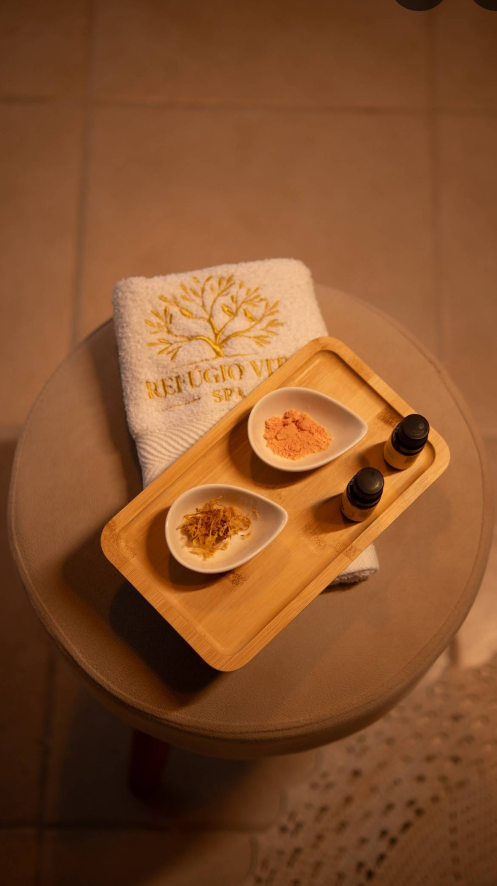
#> input picture refugio-vita-spa/referencias/fotos/bandeja-preparo.jpg, 994 x 1771 px (shown at 1/2 size); its folder holds 4 pictures in this run
$ python otimizar-fotos.py
#> lines starting #> are read from the running program, lines starting #| are printed output that depends on the picture
"""Gera as versões WebP das fotos (referencias/fotos/*.png|jpg) em public/fotos,
o logo em public/ e os ícones. Uso: npm run fotos"""
from pathlib import Path
from PIL import Image
import json
raiz = Path(__file__).resolve().parent.parent
origem = raiz / 'referencias' / 'fotos'
destino = raiz / 'public' / 'fotos'
destino.mkdir(parents=True, exist_ok=True)
info = {}
for f in sorted(list(origem.glob('*.png')) + list(origem.glob('*.jpg')) + list(origem.glob('*.jpeg'))):
    im = Image.open(f).convert('RGB')
#> im is the input picture: PIL image 994x1771 RGB; mean R, G, B 132, 80.7, 43.5
    for w in (480, 960):
        w2 = min(w, im.width)
        r = im.resize((w2, round(im.height * w2 / im.width)), Image.LANCZOS)
        r.save(destino / f'{f.stem}-{w}.webp', 'WEBP', quality=78, method=6)
#> this loop made 2 passes
#> pass 1, `r = im.resize((w2, round(im.height * w2 / im.width)), Image.LANCZOS)`:
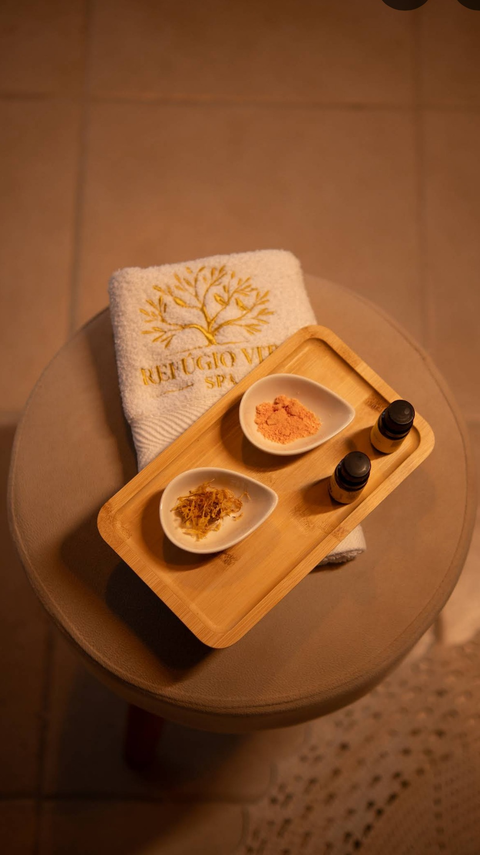
#> r: PIL image 480x855 RGB; mean R, G, B 132, 80.7, 43.5
    info[f.stem] = [im.width, im.height]
#> pass 2 of the loop `for f in sorted(list(origem.glob('*.png')) + list(origem.glob('*.jpg')..`:
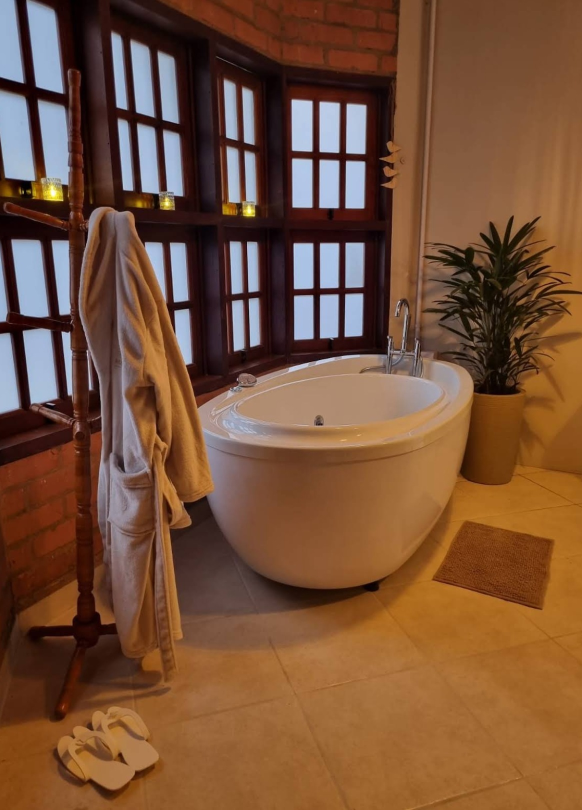
#> input picture refugio-vita-spa/referencias/fotos/banheira.jpg, 1164 x 1620 px (shown at 1/2 size)
#> im is the input picture: PIL image 1164x1620 RGB; mean R, G, B 118.9, 80.8, 56.1
#> the loop `for w in (480, 960):` made 2 passes
#> pass 1, `r = im.resize((w2, round(im.height * w2 / im.width)), Image.LANCZOS)`:
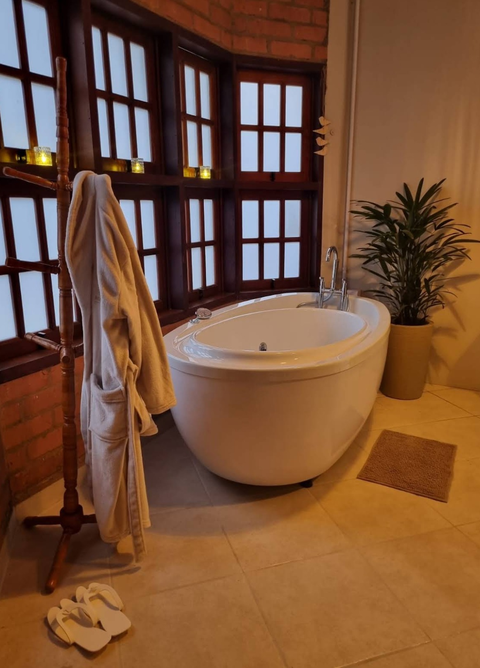
#> r: PIL image 480x668 RGB; mean R, G, B 118.9, 80.8, 56.1
#> pass 3 of the loop `for f in sorted(list(origem.glob('*.png')) + list(origem.glob('*.jpg')..`:
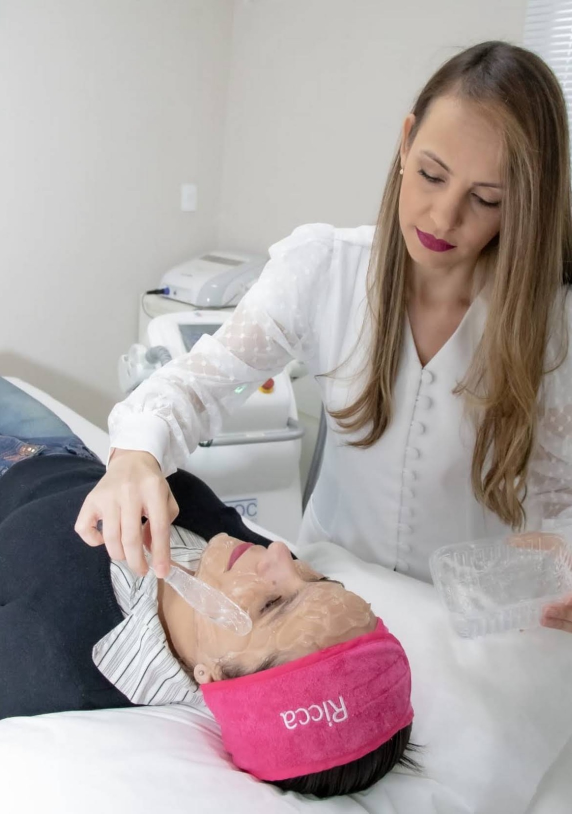
#> input picture refugio-vita-spa/referencias/fotos/limpeza-de-pele.jpg, 1144 x 1627 px (shown at 1/2 size)
#> im is the input picture: PIL image 1144x1627 RGB; mean R, G, B 173.1, 161.7, 161.3
#> the loop `for w in (480, 960):` made 2 passes
#> pass 1, `r = im.resize((w2, round(im.height * w2 / im.width)), Image.LANCZOS)`:
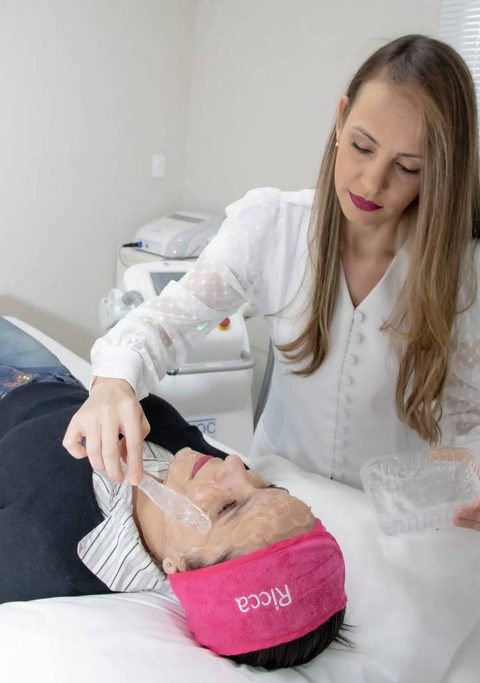
#> r: PIL image 480x683 RGB; mean R, G, B 173.1, 161.7, 161.3
#> the loop made 4 passes; the first 3 are shown
print(json.dumps(info))
#| {"bandeja-preparo": [994, 1771], "banheira": [1164, 1620], "limpeza-de-pele": [1144, 1627], "poltrona": [1164, 1534]}
#> (the run stopped early here; a loop or call above may not have finished)
